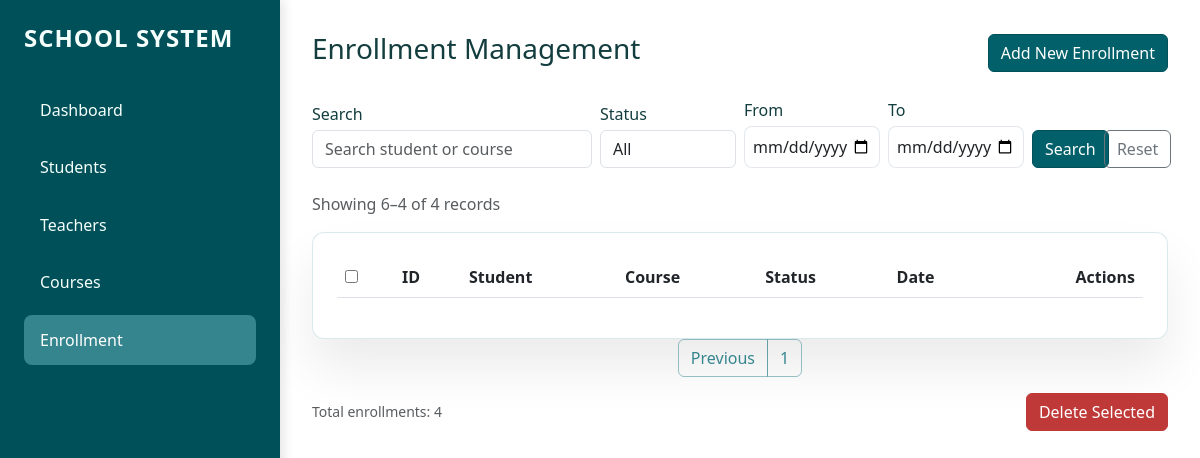
The app's page /enrollment?query=&status=&start_date=&end_date=&page=2, older data.
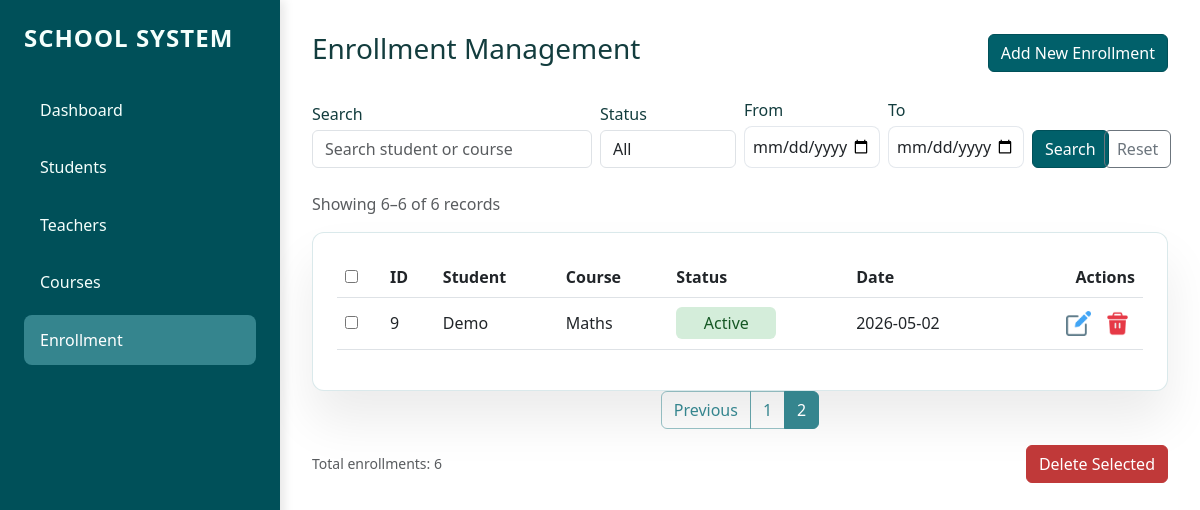
The same page, newer data.
### tables this page shows
CREATE TABLE enrollments (
                enrollment_id INTEGER PRIMARY KEY AUTOINCREMENT,
                student_id INTEGER,
                course_id INTEGER,
                status TEXT,
                enrollment_date DATE,
                FOREIGN KEY (student_id) REFERENCES students (student_id),
                FOREIGN KEY (course_id) REFERENCES courses (course_id)
            );

CREATE TABLE students (
                student_id INTEGER PRIMARY KEY AUTOINCREMENT,
                name TEXT NOT NULL,
                age INTEGER,
                date_of_birth DATE,
                email TEXT,
                address TEXT,
                phone TEXT
            );

CREATE TABLE courses (
                course_id INTEGER PRIMARY KEY AUTOINCREMENT,
                course_name TEXT NOT NULL,
                teacher_id INTEGER,
                credits INTEGER,
                description TEXT,
                FOREIGN KEY (teacher_id) REFERENCES teachers (teacher_id)
            );

### app.py (the view)
@app.route("/enrollment")
def enrollment_page():
    search_query = request.args.get("query", "").strip()
    status_filter = request.args.get("status", "").strip()
    start_date = request.args.get("start_date", "").strip()
    end_date = request.args.get("end_date", "").strip()
    page = request.args.get("page", 1, type=int)
    per_page = 5
    enrollment, total = database.get_enrollments(
        search_text=search_query or None,
        status=status_filter or None,
        start_date=start_date or None,
        end_date=end_date or None,
        page=page,
        per_page=per_page,
    )
    total_pages = (total + per_page - 1) // per_page
    start = (page - 1) * per_page + 1 if total > 0 else 0
    end = min(page * per_page, total)
    unique_count = database.get_unique_student_count()
    return render_template(
        "enrollment.html",
        enrollment=enrollment,
        students=database.get_all_students(),
        courses=database.get_all_courses(),
        query=search_query,
        status=status_filter,
        start_date=start_date,
        end_date=end_date,
        page=page,
        total_pages=total_pages,
        total=total,
        unique_total=unique_count,
        start=start,
        end=end,
    )

### database.py (called while the page is built)
def get_connection():
    conn = sqlite3.connect(DB_NAME, timeout=30)
    conn.execute('PRAGMA foreign_keys = ON')
    conn.row_factory = sqlite3.Row
    return conn

def get_all_students():
    students, _ = get_students(page=None, per_page=None)
    return students

def get_students(search_text=None, page=None, per_page=5):
    with get_connection() as conn:
        query = 'SELECT * FROM students'
        count_query = 'SELECT COUNT(*) FROM students'
        filters = []
        params = []
        if search_text:
            filters.append('(name LIKE ? OR address LIKE ?)')
            params.extend([f'%{search_text}%', f'%{search_text}%'])
        if filters:
            where_clause = ' WHERE ' + ' AND '.join(filters)
            query += where_clause
            count_query += where_clause
        query += ' ORDER BY student_id ASC'
        if page and per_page:
            offset = (page - 1) * per_page
            query += f' LIMIT {per_page} OFFSET {offset}'
        results = conn.execute(query, params).fetchall()
        total = conn.execute(count_query, params).fetchone()[0]
        return results, total

### templates/enrollment.html (shortened to what the changed rows need)
{% extends "base.html" %}
{% block content %}
<div class="d-flex justify-content-between align-items-center mb-4">
    <h3>Enrollment Management</h3>
    <button class="btn btn-primary" data-bs-toggle="modal" data-bs-target="#addModal">
    </button>
</div>
<form method="GET" action="{{ url_for('enrollment_page') }}" class="row g-2 align-items-end mb-4">
    <div class="col-md-4">
    </div>
    <div class="col-md-2">
    </div>
    <div class="col-md-2">
    </div>
    <div class="col-md-2">
    </div>
    <div class="col-md-1 d-grid">
    </div>
    <div class="col-md-1 d-grid">
    </div>
</form>
<p class="text-muted">Showing {{ start }}–{{ end }} of {{ total }} records</p>
<div class="card-custom">
    <table class="table align-middle">
        <thead>
            <tr>
                <th><input type="checkbox" id="selectAll"></th>
                <th>ID</th>
                <th>Student</th>
                <th>Course</th>
                <th>Status</th>
                <th>Date</th>
                <th class="text-end">Actions</th>
            </tr>
        </thead>
        <tbody>
            {% for s in enrollment %}
            <tr>
                <td><input type="checkbox" class="rowCheckbox" value="{{ s['enrollment_id'] }}"></td>
                <td>{{ s['enrollment_id'] }}</td>
                <td>{{ s['student_name'] }}</td>
                <td>{{ s['course_name'] }}</td>
                <td>
                    <span class="status-{{ s['status'] | lower }}">{{ s['status'] }}</span>
                </td>
                <td>{{ s['enrollment_date'] }}</td>
                <td class="text-end">
                    <button class="btn btn-sm btn-outline-secondary" data-bs-toggle="modal"
                        data-bs-target="#edit{{ s['enrollment_id'] }}">
                        <img src="{{ url_for('static', filename='image/edit.png') }}" style="width:1rem;">
                    </button>
                    <form action="/enrollment/{{ s['enrollment_id'] }}/delete" method="POST" class="d-inline">
                        <button type="submit" class="btn btn-sm delete-row-delete-btn"
                            onclick="return confirm('Are you sure?')">
                            <img src="{{ url_for('static', filename='image/delete.png') }}" style="width:1rem;">
                        </button>
                    </form>
                </td>
            </tr>
            {% endfor %}
        </tbody>
    </table>
</div>
<nav>
    <ul class="pagination justify-content-center">
        {% for p in range(1, total_pages + 1) %}
        <li class="page-item {% if p == page %}active{% endif %}">
            <a class="page-link"
                href="{{ url_for('enrollment_page', query=query, status=status, start_date=start_date, end_date=end_date, page=p) }}">
                {{ p }}
            </a>
        </li>
        {% endfor %}
    </ul>
</nav>
<div class="d-flex justify-content-between align-items-center mt-3">
    <small class="text-muted">Total enrollments: {{ total }}</small>
    <form action="/enrollment/delete_selected" method="POST" class="bulk-delete-form"
        data-field-name="selected_enrollments">
        <button class="btn btn-danger">Delete Selected</button>
    </form>
</div>
{% endblock %}

Row changes from the older to the newer data that the page shows:
added enrollments: enrollment_id "9", student_name "Demo", course_name "Maths", status "Active", enrollment_date "2026-05-02"
Text that changed along with them:
{{ end }}: "4" → "6"
{{ total }}: "4" → "6"
new list line: "2"
